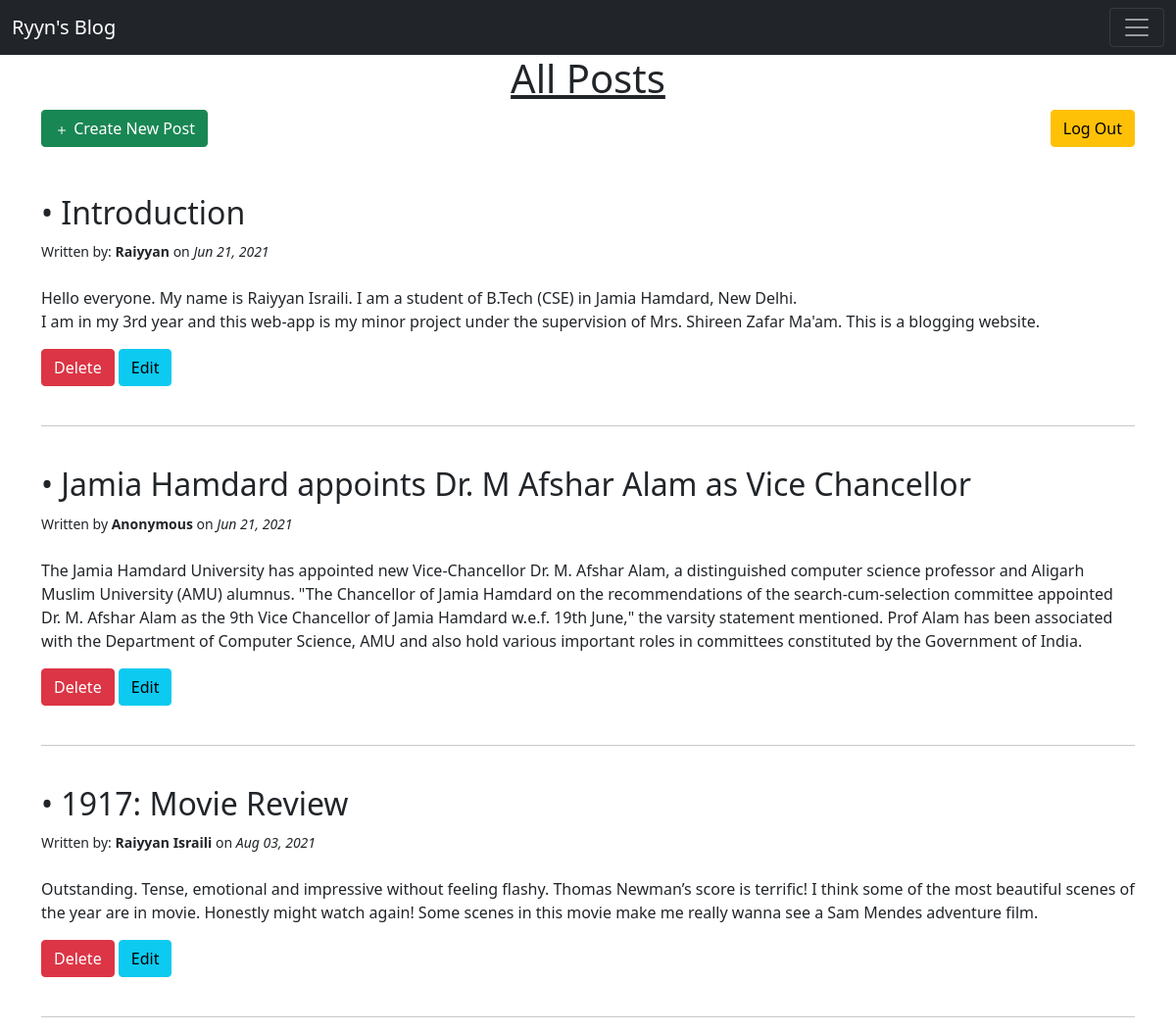
The page /admin on the database as committed earlier.
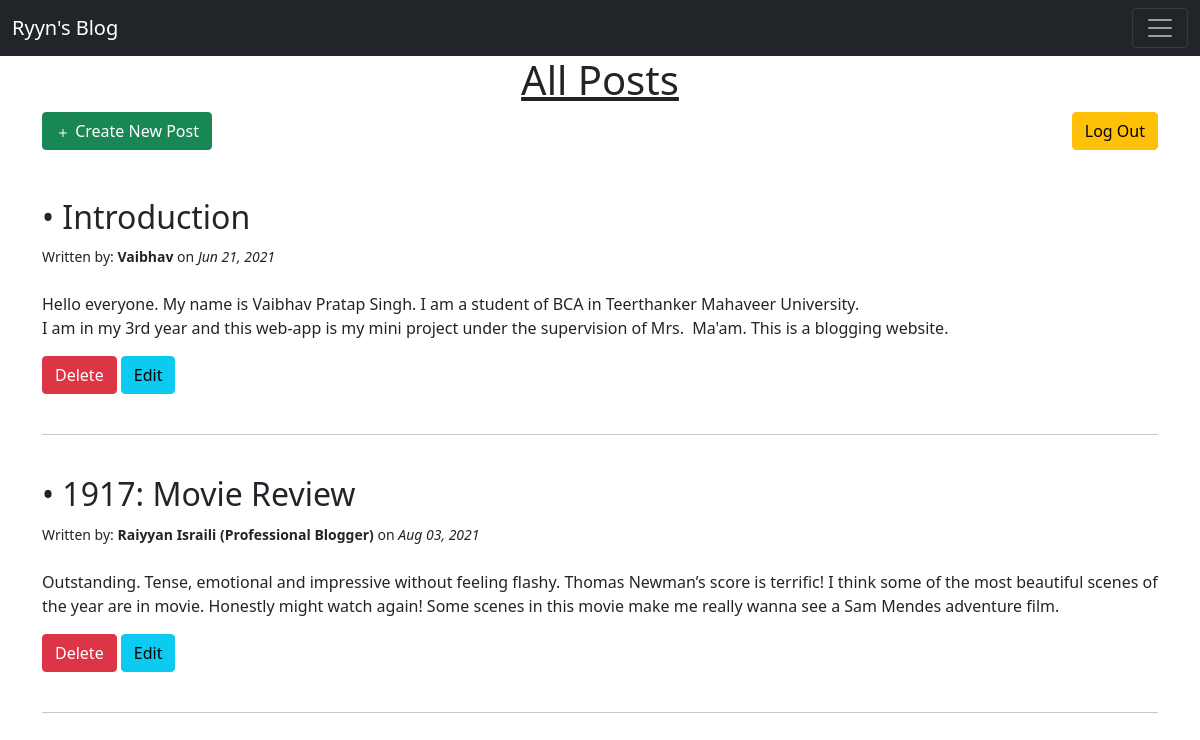
The same page on the database as committed later.
### app.py (models this page shows, shortened)
class BlogPost(db.Model):
    id = db.Column(db.Integer, primary_key=True)
    title = db.Column(db.String(100), nullable=False)
    content = db.Column(db.Text, nullable=False)
    author = db.Column(db.String(20), nullable=False, default='Anonymous')
    date_posted = db.Column(db.DateTime, nullable=False, default=datetime.now())

### app.py (the view)
@app.route('/admin', methods=['GET', 'POST'])
def admin():
    all_posts = BlogPost.query.order_by(BlogPost.date_posted).all()
    return render_template('admin.html', posts=all_posts)

### templates/admin.html (shortened to what this page needs)
{% extends 'base.html' %}
{% block body %}
<h1 id="all-post">All Posts</h1>
<div>
<a style="float: right;" class="btn btn-warning" href="/">Log Out</a>
</div>
    <div class="new-post">
    <a class="btn btn-success" href="/admin/new_post">
        <svg xmlns="http://www.w3.org/2000/svg" width="16" height="16" fill="currentColor" class="bi bi-plus" viewBox="0 0 16 16">
            <path d="M8 4a.5.5 0 0 1 .5.5v3h3a.5.5 0 0 1 0 1h-3v3a.5.5 0 0 1-1 0v-3h-3a.5.5 0 0 1 0-1h3v-3A.5.5 0 0 1 8 4z"/>
        </svg> Create New Post</a>
    </div>
    <br>
    {% for post in posts %}
        <br>
        <h2>&bull; {{ post.title }}</h2>
        {% if post.author %}
            <small>Written by: <b>{{ post.author }}</b> on <i>{{post.date_posted.strftime('%b %d, %Y')}}</i></small>
        {% else %}
            <small>Written by <b>Anonymous</b> on <i>{{post.date_posted.strftime('%b %d, %Y')}}</i></small>
        {% endif %}
        <br>
        <br>
        <p style="white-space: pre-wrap;">{{ post.content }}</p>
        <a class="btn btn-danger" href='/admin/delete/{{post.id}}'>Delete</a>
        <a class="btn btn-info" href='/admin/edit/{{post.id}}'>Edit</a>
        <br>
        <br>
        <hr>
    {% endfor%}
{% endblock %}

### templates/base.html (shortened to what this page needs)
<!DOCTYPE html>
<html lang="en">
<head>
    <link href="https://cdn.jsdelivr.net/npm/bootstrap@5.0.1/dist/css/bootstrap.min.css" rel="stylesheet">
    <link rel="stylesheet" type="text/css" href="{{ url_for('static', filename='/css/main.css') }}">
</head>
<body>
    <nav class="navbar navbar-dark bg-dark" aria-label="First navbar example">
    <div class="container-fluid">
        <a class="navbar-brand" href="/">Ryyn's Blog</a>
        <button class="navbar-toggler" type="button" data-bs-toggle="collapse" data-bs-target="#navbarsExample01" aria-controls="navbarsExample01" aria-expanded="false" aria-label="Toggle navigation">
        <span class="navbar-toggler-icon"></span>
        </button>
    </div>
    </nav>
    <div class="container">
        {% block body %} {% endblock %}
    </div>
</body>
</html>

### static/css/main.css (style rules this page uses)
#all-post { text-align: center; text-decoration: underline; }

Rows that differ between the two databases and show on the page:
removed BlogPost: title "Jamia Hamdard appoints Dr. M Afshar Alam as Vice Chancellor", date_posted "Jun 21, 2021", content "The Jamia Hamdard University has appointed new Vice-Chancellor Dr. M. Afshar Alam, a distinguished computer science professor and Aligarh Muslim University (AMU) alumnus. \"The Chancellor of Jamia Hamdard on the recommendations of the search-cum-selection committee appointed Dr. M. Afshar Alam as the 9th Vice Chancellor of Jamia Hamdard w.e.f. 19th June,\" the varsity statement mentioned. Prof Alam has been associated with the Department of Computer Science, AMU and also hold various important roles in committees constituted by the Government of India."
changed BlogPost "Introduction": author "Raiyyan" → "Vaibhav"; content "…everyone. My name is Raiyyan Israili. I am a student of B.Tech (CSE) in Jamia Hamdard, New Delhi. I am in my 3rd year and this web-app is my minor project under the supervision of Mrs. Shireen Zafar Ma'am. This is a…" → "…everyone. My name is Vaibhav Pratap Singh. I am a student of BCA in Teerthanker Mahaveer University. I am in my 3rd year and this web-app is my mini project under the supervision of Mrs. Ma'am. This is a…"
changed BlogPost: author "Raiyyan Israili" → "Raiyyan Israili (Professional Blogger)"
